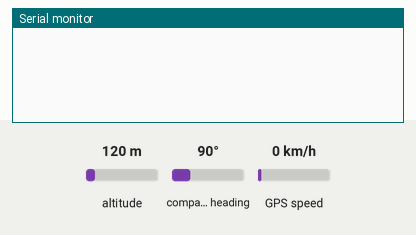
Bench run of a sketch on a simulated Arduino Zero (SAMD21). On the bench: the last lines printed to the serial monitor. The inputs (shaded band) are chosen by the test bench; at power-on: altitude 120 m, GPS speed 0 km/h, compass heading 90°. The GPS gets a fix after 3 s at 37.7749, -122.4194 with 8 satellites.

Above: at 1.2 s.
1.3 s: altitude set to 20 m
At 3.9 s:
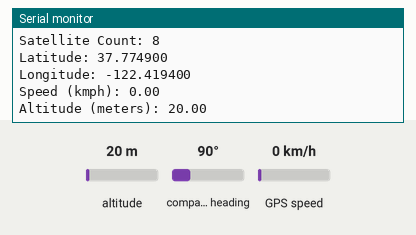
4.5 s: GPS speed set to 2 km/h
At 5.7 s:
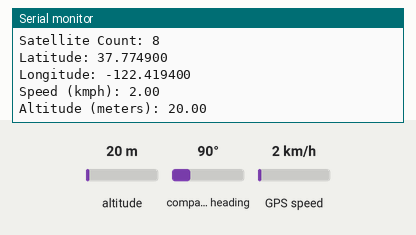
6.0 s: altitude set to 250 m
At 6.5 s:
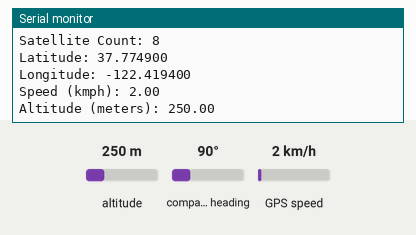

Measured:
- after the input at 1.3 s, the serial monitor: prints a new line after 1.8 s (image 1)
- after the input at 4.5 s, the serial monitor: prints a new line after 0.58 s (image 2)
- after the input at 6.0 s, the serial monitor: prints a new line after 0.08 s (image 3)

The sketch:

GPSmoduleTest.ino
```cpp
#include "TinyGPS++.h"

TinyGPSPlus gps;

void setup() {
  SerialUSB.begin(9600);
  Serial1.begin(9600);
  while(!SerialUSB)
  SerialUSB.println("Initialization complete...");
}
/*
void loop() {
  SerialUSB.println(Serial1.read());
}
*/

void loop() {
  // put your main code here, to run repeatedly:
  if(Serial1.available()) {
    gps.encode(Serial1.read());
  }
  if(gps.location.isUpdated()) {
    SerialUSB.print("Satellite Count: ");
    SerialUSB.println(gps.satellites.value());
    SerialUSB.print("Latitude: ");
    SerialUSB.println(gps.location.lat(), 6);
    SerialUSB.print("Longitude: ");
    SerialUSB.println(gps.location.lng(), 6);
    SerialUSB.print("Speed (kmph): ");
    SerialUSB.println(gps.speed.kmph());
    SerialUSB.print("Altitude (meters): ");
    SerialUSB.println(gps.altitude.meters());

  }
}
```
